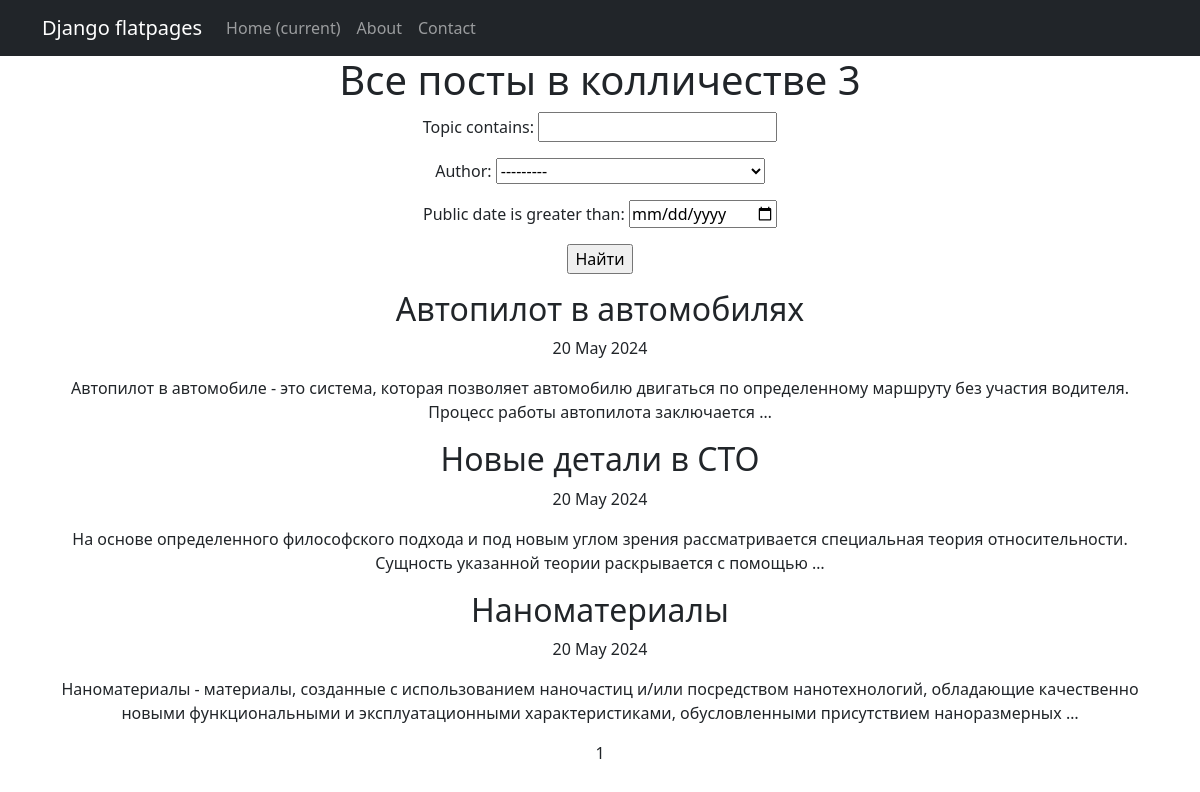
The page /news/search/ on the database as committed earlier.
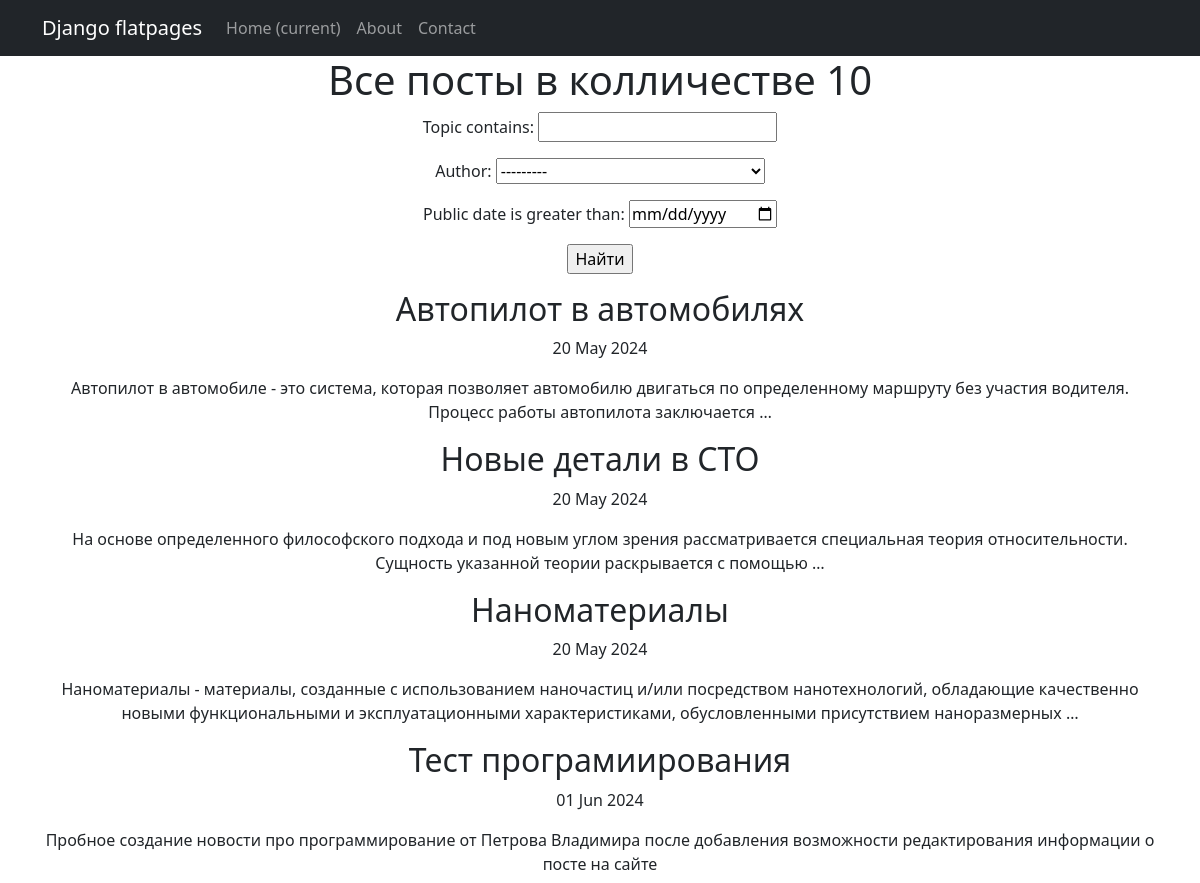
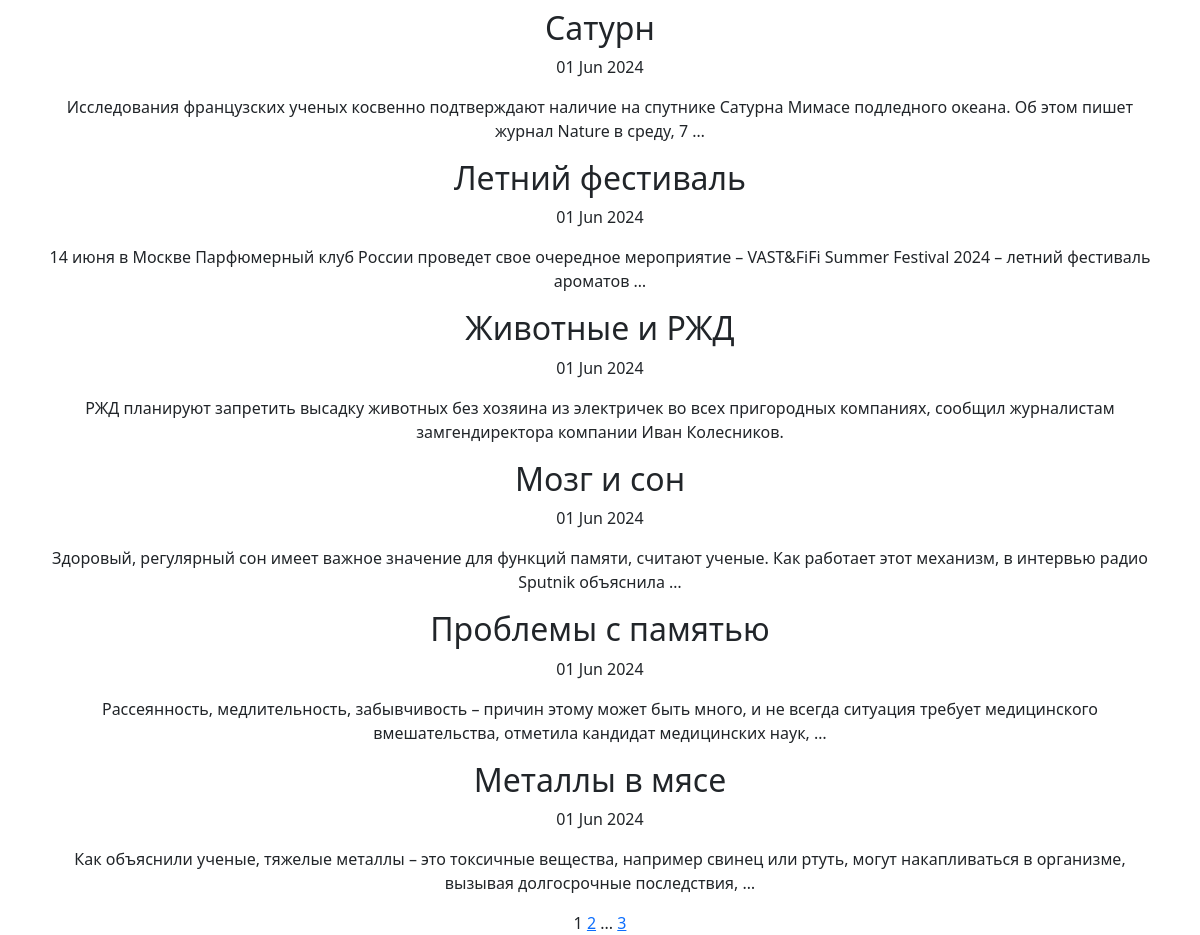
The same page on the database as committed later (2 pictures, top to bottom).
### news_portal/models.py (models this page shows, shortened)
class Post(models.Model):
    article = "AR"
    news = "NW"
    POST_OPTIONS =[
        (article, "Статья"),
        (news, 'Новость')
    ]
    author = models.ForeignKey(Author, on_delete=models.CASCADE)
    post_type = models.CharField(max_length=2,
                                 choices=POST_OPTIONS,
                                 default=article)
    public_date = models.DateTimeField(auto_now_add=True)
    category = models.ManyToManyField(Category, through="PostCategory")
    topic = models.CharField(max_length=255)
    content = models.TextField()
    rating = models.IntegerField(default=0)

### news_portal/views.py (the view)
# urls.py: path('search/', PostSearch.as_view(), name='posts_search'),
class PostSearch(ListView):
    model = Post
    ordering = "public_date"
    template_name = "post_search.html"
    context_object_name = "posts"
    paginate_by = 10
    def get_queryset(self):
        queryset = super().get_queryset()
        self.filterset = PostFilter(self.request.GET, queryset)
        return self.filterset.qs
    def get_context_data(self, **kwargs):
        context = super().get_context_data(**kwargs)
        context["filterset"] = self.filterset
        return context

### news_portal/models.py (called while the page is built)
    def __str__(self):
        return f'{self.user}'

### news_portal/templatetags/custom_tags.py (called while the page is built)
@register.simple_tag(takes_context=True)
def url_replace(context, **kwargs):
   d = context['request'].GET.copy()
   for k, v in kwargs.items():
       d[k] = v
   return d.urlencode()

### templates/post_search.html (shortened to what this page needs)
{% extends 'flatpages/default.html' %} {% load custom_filters %}
{% load custom_tags %}
{% block title%} Posts {% endblock title %} {% block content %}
<h1>Все посты в колличестве {{ posts| length }}</h1>
<form action="" method="get">
    {{ filterset.form.as_p }}
    <input type="submit" value="Найти" />
</form>
{% if posts %} {% for post in posts %}
<p><h2>{{ post.topic }}</h2> {{ post.public_date|date:'d M Y' }}</p>
<p>{{ post.content|truncatewords:20 }}</p>
{% endfor %} {% else %}
<h2>Постов нет!</h2>
{% endif %}
{{ page_obj.number }}
{% if page_obj.has_next %}
<a href="?{% url_replace page=page_obj.next_page_number %}">{{ page_obj.next_page_number }}</a>
{% if paginator.num_pages != page_obj.next_page_number %}
    ...
    <a href="?{% url_replace page=page_obj.paginator.num_pages %}">{{ page_obj.paginator.num_pages }}</a>
{% endif %}
{% endif %}
{% endblock content %}

Rows that differ between the two databases and show on the page:
added Post: topic "Тест програмиирования", public_date "01 Jun 2024", content "Пробное создание новости про программирование от Петрова Владимира после добавления возможности редактирования информации о посте на сайте"
added Post: topic "Сатурн", public_date "01 Jun 2024", content "Исследования французских ученых косвенно подтверждают наличие на спутнике Сатурна Мимасе подледного океана. Об этом пишет журнал Nature в среду, 7 …"
added Post: topic "Летний фестиваль", public_date "01 Jun 2024", content "14 июня в Москве Парфюмерный клуб России проведет свое очередное мероприятие – VAST&FiFi Summer Festival 2024 – летний фестиваль ароматов …"
added Post: topic "Животные и РЖД", public_date "01 Jun 2024", content "РЖД планируют запретить высадку животных без хозяина из электричек во всех пригородных компаниях, сообщил журналистам замгендиректора компании Иван Колесников."
added Post: topic "Мозг и сон", public_date "01 Jun 2024", content "Здоровый, регулярный сон имеет важное значение для функций памяти, считают ученые. Как работает этот механизм, в интервью радио Sputnik объяснила …"
added Post: topic "Проблемы с памятью", public_date "01 Jun 2024", content "Рассеянность, медлительность, забывчивость – причин этому может быть много, и не всегда ситуация требует медицинского вмешательства, отметила кандидат медицинских наук, …"
added Post: topic "Металлы в мясе", public_date "01 Jun 2024", content "Как объяснили ученые, тяжелые металлы – это токсичные вещества, например свинец или ртуть, могут накапливаться в организме, вызывая долгосрочные последствия, …"
Other text that changed with them:
{{ posts| length }}: "3" → "10"
{{ page_obj.next_page_number }}: (not shown) → "2"
{{ page_obj.paginator.num_pages }}: (not shown) → "3"
